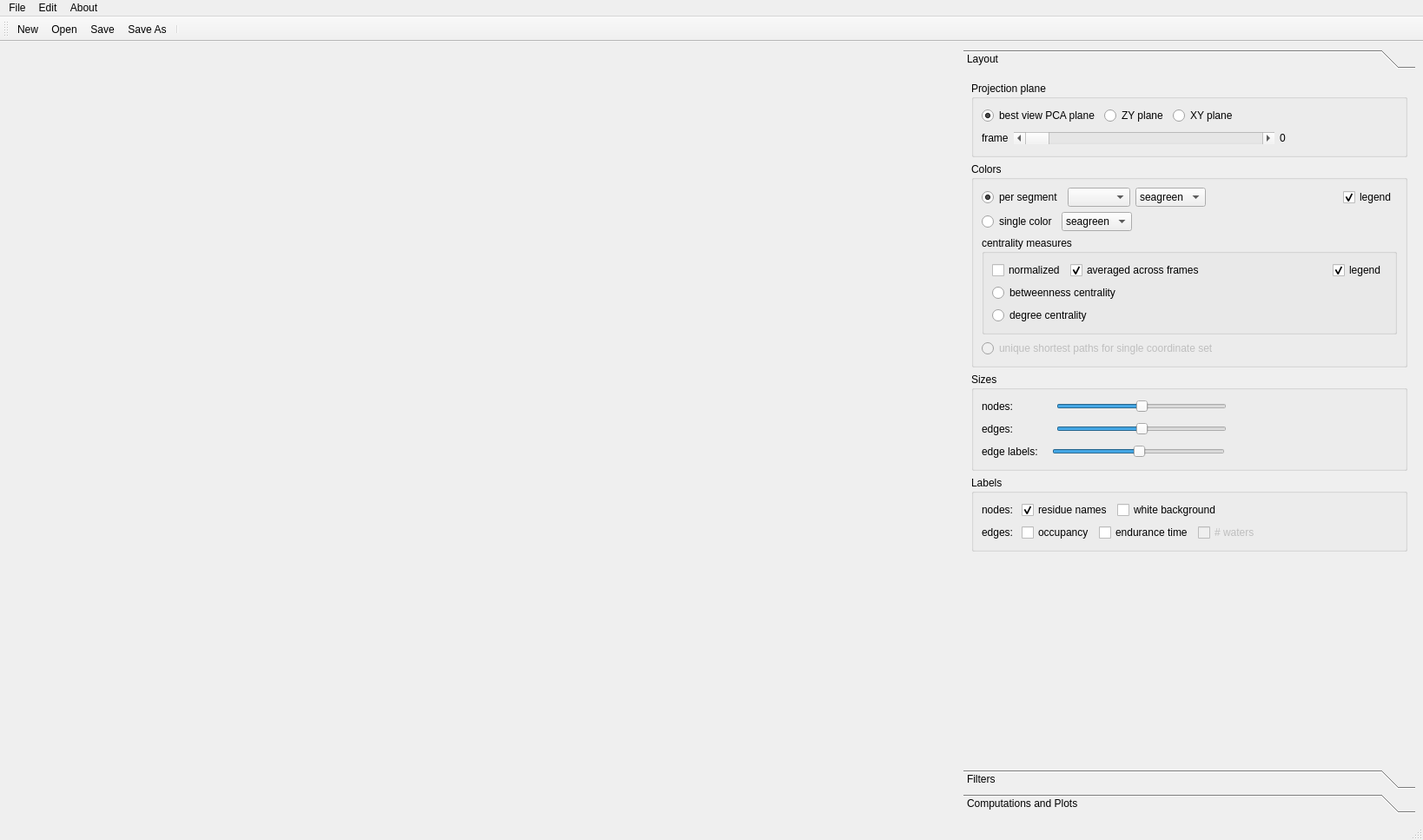
<?xml version="1.0" encoding="UTF-8"?>
<ui version="4.0">
 <class>MainWindow</class>
 <widget class="QMainWindow" name="MainWindow">
  <property name="geometry">
   <rect>
    <x>0</x>
    <y>0</y>
    <width>1638</width>
    <height>967</height>
   </rect>
  </property>
  <property name="windowTitle">
   <string>Bridge</string>
  </property>
  <property name="windowIcon">
   <iconset resource="icons.qrc">
    <normaloff>:/icons/bridge.svg</normaloff>:/icons/bridge.svg</iconset>
  </property>
  <widget class="QWidget" name="centralwidget">
   <layout class="QHBoxLayout" name="horizontalLayout_5">
    <item>
     <layout class="QVBoxLayout" name="layout_interactive">
      <item>
       <spacer name="horizontalSpacer_12">
        <property name="orientation">
         <enum>Qt::Horizontal</enum>
        </property>
        <property name="sizeHint" stdset="0">
         <size>
          <width>40</width>
          <height>20</height>
         </size>
        </property>
       </spacer>
      </item>
     </layout>
    </item>
    <item>
     <widget class="QToolBox" name="toolBox">
      <property name="sizePolicy">
       <sizepolicy hsizetype="Fixed" vsizetype="Preferred">
        <horstretch>0</horstretch>
        <verstretch>0</verstretch>
       </sizepolicy>
      </property>
      <property name="minimumSize">
       <size>
        <width>520</width>
        <height>0</height>
       </size>
      </property>
      <property name="maximumSize">
       <size>
        <width>520</width>
        <height>16777215</height>
       </size>
      </property>
      <widget class="QWidget" name="toolBoxPage_layout">
       <property name="geometry">
        <rect>
         <x>0</x>
         <y>0</y>
         <width>520</width>
         <height>773</height>
        </rect>
       </property>
       <attribute name="label">
        <string>Layout</string>
       </attribute>
       <layout class="QVBoxLayout" name="verticalLayout_3">
        <item>
         <widget class="QGroupBox" name="groupBox_3">
          <property name="title">
           <string>Projection plane</string>
          </property>
          <layout class="QVBoxLayout" name="verticalLayout_5">
           <item>
            <layout class="QHBoxLayout" name="horizontalLayout_12">
             <item>
              <widget class="QRadioButton" name="radioButton_rotation_pca">
               <property name="text">
                <string>best view PCA plane</string>
               </property>
               <property name="checked">
                <bool>true</bool>
               </property>
              </widget>
             </item>
             <item>
              <widget class="QRadioButton" name="radioButton_rotation_zy">
               <property name="text">
                <string>ZY plane</string>
               </property>
              </widget>
             </item>
             <item>
              <widget class="QRadioButton" name="radioButton_rotation_xy">
               <property name="text">
                <string>XY plane</string>
               </property>
              </widget>
             </item>
             <item>
              <spacer name="horizontalSpacer_9">
               <property name="orientation">
                <enum>Qt::Horizontal</enum>
               </property>
               <property name="sizeHint" stdset="0">
                <size>
                 <width>40</width>
                 <height>20</height>
                </size>
               </property>
              </spacer>
             </item>
            </layout>
           </item>
           <item>
            <layout class="QHBoxLayout" name="horizontalLayout_15">
             <item>
              <widget class="QLabel" name="label_2">
               <property name="text">
                <string>frame</string>
               </property>
              </widget>
             </item>
             <item>
              <widget class="QScrollBar" name="horizontalSlider_frame">
               <property name="minimumSize">
                <size>
                 <width>300</width>
                 <height>0</height>
                </size>
               </property>
               <property name="orientation">
                <enum>Qt::Horizontal</enum>
               </property>
              </widget>
             </item>
             <item>
              <widget class="QLabel" name="label_frame">
               <property name="text">
                <string>0</string>
               </property>
              </widget>
             </item>
             <item>
              <spacer name="horizontalSpacer_10">
               <property name="orientation">
                <enum>Qt::Horizontal</enum>
               </property>
               <property name="sizeHint" stdset="0">
                <size>
                 <width>40</width>
                 <height>20</height>
                </size>
               </property>
              </spacer>
             </item>
            </layout>
           </item>
          </layout>
         </widget>
        </item>
        <item>
         <widget class="QGroupBox" name="groupBox_colors">
          <property name="title">
           <string>Colors</string>
          </property>
          <layout class="QVBoxLayout" name="verticalLayout">
           <item>
            <layout class="QHBoxLayout" name="horizontalLayout">
             <item>
              <widget class="QRadioButton" name="radioButton_colors">
               <property name="text">
                <string>per segment</string>
               </property>
               <property name="checked">
                <bool>true</bool>
               </property>
              </widget>
             </item>
             <item>
              <widget class="QComboBox" name="comboBox_segnames"/>
             </item>
             <item>
              <widget class="QComboBox" name="comboBox_colors">
               <item>
                <property name="text">
                 <string>seagreen</string>
                </property>
               </item>
               <item>
                <property name="text">
                 <string>red</string>
                </property>
               </item>
               <item>
                <property name="text">
                 <string>blue</string>
                </property>
               </item>
               <item>
                <property name="text">
                 <string>yellow</string>
                </property>
               </item>
               <item>
                <property name="text">
                 <string>grey</string>
                </property>
               </item>
               <item>
                <property name="text">
                 <string>lightblue</string>
                </property>
               </item>
               <item>
                <property name="text">
                 <string>orange</string>
                </property>
               </item>
               <item>
                <property name="text">
                 <string>maroon</string>
                </property>
               </item>
               <item>
                <property name="text">
                 <string>olive</string>
                </property>
               </item>
               <item>
                <property name="text">
                 <string>skyblue</string>
                </property>
               </item>
               <item>
                <property name="text">
                 <string>pink</string>
                </property>
               </item>
               <item>
                <property name="text">
                 <string>silver</string>
                </property>
               </item>
               <item>
                <property name="text">
                 <string>peru</string>
                </property>
               </item>
               <item>
                <property name="text">
                 <string>fuchsia</string>
                </property>
               </item>
               <item>
                <property name="text">
                 <string>lavender</string>
                </property>
               </item>
              </widget>
             </item>
             <item>
              <spacer name="horizontalSpacer_14">
               <property name="orientation">
                <enum>Qt::Horizontal</enum>
               </property>
               <property name="sizeHint" stdset="0">
                <size>
                 <width>40</width>
                 <height>20</height>
                </size>
               </property>
              </spacer>
             </item>
             <item>
              <widget class="QCheckBox" name="checkBox_segnames_legend">
               <property name="text">
                <string>legend</string>
               </property>
               <property name="checked">
                <bool>true</bool>
               </property>
              </widget>
             </item>
            </layout>
           </item>
           <item>
            <layout class="QHBoxLayout" name="horizontalLayout_3">
             <item>
              <widget class="QRadioButton" name="radioButton_color">
               <property name="text">
                <string>single color</string>
               </property>
               <property name="checked">
                <bool>false</bool>
               </property>
              </widget>
             </item>
             <item>
              <widget class="QComboBox" name="comboBox_single_color">
               <item>
                <property name="text">
                 <string>seagreen</string>
                </property>
               </item>
               <item>
                <property name="text">
                 <string>red</string>
                </property>
               </item>
               <item>
                <property name="text">
                 <string>blue</string>
                </property>
               </item>
               <item>
                <property name="text">
                 <string>yellow</string>
                </property>
               </item>
               <item>
                <property name="text">
                 <string>grey</string>
                </property>
               </item>
               <item>
                <property name="text">
                 <string>lightblue</string>
                </property>
               </item>
               <item>
                <property name="text">
                 <string>orange</string>
                </property>
               </item>
               <item>
                <property name="text">
                 <string>maroon</string>
                </property>
               </item>
               <item>
                <property name="text">
                 <string>olive</string>
                </property>
               </item>
               <item>
                <property name="text">
                 <string>skyblue</string>
                </property>
               </item>
               <item>
                <property name="text">
                 <string>pink</string>
                </property>
               </item>
               <item>
                <property name="text">
                 <string>silver</string>
                </property>
               </item>
               <item>
                <property name="text">
                 <string>peru</string>
                </property>
               </item>
               <item>
                <property name="text">
                 <string>fuchsia</string>
                </property>
               </item>
               <item>
                <property name="text">
                 <string>lavender</string>
                </property>
               </item>
              </widget>
             </item>
             <item>
              <spacer name="horizontalSpacer_13">
               <property name="orientation">
                <enum>Qt::Horizontal</enum>
               </property>
               <property name="sizeHint" stdset="0">
                <size>
                 <width>40</width>
                 <height>20</height>
                </size>
               </property>
              </spacer>
             </item>
            </layout>
           </item>
           <item>
            <widget class="QGroupBox" name="groupBox_centralities">
             <property name="title">
              <string>centrality measures</string>
             </property>
             <property name="checkable">
              <bool>false</bool>
             </property>
             <property name="checked">
              <bool>false</bool>
             </property>
             <layout class="QVBoxLayout" name="verticalLayout_8">
              <item>
               <layout class="QHBoxLayout" name="horizontalLayout_9">
                <property name="leftMargin">
                 <number>0</number>
                </property>
                <property name="topMargin">
                 <number>0</number>
                </property>
                <item>
                 <widget class="QCheckBox" name="checkBox_centralities_norm">
                  <property name="text">
                   <string>normalized</string>
                  </property>
                 </widget>
                </item>
                <item>
                 <widget class="QCheckBox" name="checkBox_centralities_avg">
                  <property name="text">
                   <string>averaged across frames</string>
                  </property>
                  <property name="checked">
                   <bool>true</bool>
                  </property>
                 </widget>
                </item>
                <item>
                 <spacer name="horizontalSpacer_18">
                  <property name="orientation">
                   <enum>Qt::Horizontal</enum>
                  </property>
                  <property name="sizeHint" stdset="0">
                   <size>
                    <width>40</width>
                    <height>20</height>
                   </size>
                  </property>
                 </spacer>
                </item>
                <item>
                 <widget class="QCheckBox" name="checkBox_color_legend">
                  <property name="text">
                   <string>legend</string>
                  </property>
                  <property name="checked">
                   <bool>true</bool>
                  </property>
                 </widget>
                </item>
               </layout>
              </item>
              <item>
               <layout class="QHBoxLayout" name="horizontalLayout_6">
                <item>
                 <widget class="QRadioButton" name="radioButton_betweenness">
                  <property name="enabled">
                   <bool>true</bool>
                  </property>
                  <property name="text">
                   <string>betweenness centrality</string>
                  </property>
                 </widget>
                </item>
                <item>
                 <spacer name="horizontalSpacer_17">
                  <property name="orientation">
                   <enum>Qt::Horizontal</enum>
                  </property>
                  <property name="sizeHint" stdset="0">
                   <size>
                    <width>40</width>
                    <height>20</height>
                   </size>
                  </property>
                 </spacer>
                </item>
               </layout>
              </item>
              <item>
               <layout class="QHBoxLayout" name="horizontalLayout_2">
                <property name="topMargin">
                 <number>0</number>
                </property>
                <item>
                 <widget class="QRadioButton" name="radioButton_degree">
                  <property name="enabled">
                   <bool>true</bool>
                  </property>
                  <property name="text">
                   <string>degree centrality</string>
                  </property>
                 </widget>
                </item>
               </layout>
              </item>
             </layout>
            </widget>
           </item>
           <item>
            <layout class="QHBoxLayout" name="horizontalLayout_17">
             <property name="topMargin">
              <number>0</number>
             </property>
             <item>
              <widget class="QRadioButton" name="radioButton_unique_shortest">
               <property name="enabled">
                <bool>false</bool>
               </property>
               <property name="text">
                <string>unique shortest paths for single coordinate set</string>
               </property>
              </widget>
             </item>
            </layout>
           </item>
          </layout>
         </widget>
        </item>
        <item>
         <widget class="QGroupBox" name="groupBox">
          <property name="title">
           <string>Sizes</string>
          </property>
          <layout class="QVBoxLayout" name="verticalLayout_7">
           <item>
            <layout class="QHBoxLayout" name="horizontalLayout_10">
             <item>
              <widget class="QLabel" name="label_3">
               <property name="text">
                <string>nodes:             </string>
               </property>
              </widget>
             </item>
             <item>
              <widget class="QSlider" name="horizontalSlider_nodes">
               <property name="sliderPosition">
                <number>50</number>
               </property>
               <property name="orientation">
                <enum>Qt::Horizontal</enum>
               </property>
              </widget>
             </item>
             <item>
              <spacer name="horizontalSpacer_19">
               <property name="orientation">
                <enum>Qt::Horizontal</enum>
               </property>
               <property name="sizeHint" stdset="0">
                <size>
                 <width>40</width>
                 <height>20</height>
                </size>
               </property>
              </spacer>
             </item>
            </layout>
           </item>
           <item>
            <layout class="QHBoxLayout" name="horizontalLayout_13">
             <property name="topMargin">
              <number>0</number>
             </property>
             <item>
              <widget class="QLabel" name="label_6">
               <property name="text">
                <string>edges:             </string>
               </property>
              </widget>
             </item>
             <item>
              <widget class="QSlider" name="horizontalSlider_edges">
               <property name="value">
                <number>50</number>
               </property>
               <property name="orientation">
                <enum>Qt::Horizontal</enum>
               </property>
              </widget>
             </item>
             <item>
              <spacer name="horizontalSpacer_3">
               <property name="orientation">
                <enum>Qt::Horizontal</enum>
               </property>
               <property name="sizeHint" stdset="0">
                <size>
                 <width>40</width>
                 <height>20</height>
                </size>
               </property>
              </spacer>
             </item>
            </layout>
           </item>
           <item>
            <layout class="QHBoxLayout" name="horizontalLayout_14">
             <property name="topMargin">
              <number>0</number>
             </property>
             <item>
              <widget class="QLabel" name="label_7">
               <property name="text">
                <string>edge labels:   </string>
               </property>
              </widget>
             </item>
             <item>
              <widget class="QSlider" name="horizontalSlider_labels">
               <property name="value">
                <number>50</number>
               </property>
               <property name="orientation">
                <enum>Qt::Horizontal</enum>
               </property>
              </widget>
             </item>
             <item>
              <spacer name="horizontalSpacer_11">
               <property name="orientation">
                <enum>Qt::Horizontal</enum>
               </property>
               <property name="sizeHint" stdset="0">
                <size>
                 <width>40</width>
                 <height>20</height>
                </size>
               </property>
              </spacer>
             </item>
            </layout>
           </item>
          </layout>
         </widget>
        </item>
        <item>
         <widget class="QGroupBox" name="groupBox_2">
          <property name="title">
           <string>Labels</string>
          </property>
          <layout class="QVBoxLayout" name="verticalLayout_2">
           <item>
            <layout class="QHBoxLayout" name="horizontalLayout_7">
             <item>
              <widget class="QLabel" name="label_4">
               <property name="text">
                <string>nodes: </string>
               </property>
              </widget>
             </item>
             <item>
              <widget class="QCheckBox" name="checkBox_bonds_graph_labels">
               <property name="toolTip">
                <string>&lt;html&gt;&lt;head/&gt;&lt;body&gt;&lt;p align=&quot;justify&quot;&gt;Toggle the use of residue names and numbers as labels.&lt;/p&gt;&lt;/body&gt;&lt;/html&gt;</string>
               </property>
               <property name="text">
                <string>residue names</string>
               </property>
               <property name="checked">
                <bool>true</bool>
               </property>
              </widget>
             </item>
             <item>
              <widget class="QCheckBox" name="checkBox_white">
               <property name="text">
                <string>white background</string>
               </property>
              </widget>
             </item>
             <item>
              <spacer name="horizontalSpacer_15">
               <property name="orientation">
                <enum>Qt::Horizontal</enum>
               </property>
               <property name="sizeHint" stdset="0">
                <size>
                 <width>461</width>
                 <height>17</height>
                </size>
               </property>
              </spacer>
             </item>
            </layout>
           </item>
           <item>
            <layout class="QHBoxLayout" name="horizontalLayout_8">
             <item>
              <widget class="QLabel" name="label_5">
               <property name="text">
                <string>edges: </string>
               </property>
              </widget>
             </item>
             <item>
              <widget class="QCheckBox" name="checkBox_bonds_occupancy">
               <property name="toolTip">
                <string>&lt;html&gt;&lt;head/&gt;&lt;body&gt;&lt;p align=&quot;justify&quot;&gt;Toggle the use of H bond occupancies as edge labels in the 2D visualization.&lt;/p&gt;&lt;/body&gt;&lt;/html&gt;</string>
               </property>
               <property name="text">
                <string>occupancy</string>
               </property>
              </widget>
             </item>
             <item>
              <widget class="QCheckBox" name="checkBox_bonds_endurance">
               <property name="text">
                <string>endurance time</string>
               </property>
              </widget>
             </item>
             <item>
              <widget class="QCheckBox" name="checkBox_nb_water">
               <property name="enabled">
                <bool>false</bool>
               </property>
               <property name="text">
                <string># waters</string>
               </property>
              </widget>
             </item>
             <item>
              <spacer name="horizontalSpacer">
               <property name="orientation">
                <enum>Qt::Horizontal</enum>
               </property>
               <property name="sizeHint" stdset="0">
                <size>
                 <width>52</width>
                 <height>20</height>
                </size>
               </property>
              </spacer>
             </item>
            </layout>
           </item>
          </layout>
         </widget>
        </item>
        <item>
         <spacer name="verticalSpacer">
          <property name="orientation">
           <enum>Qt::Vertical</enum>
          </property>
          <property name="sizeHint" stdset="0">
           <size>
            <width>20</width>
            <height>40</height>
           </size>
          </property>
         </spacer>
        </item>
       </layout>
      </widget>
      <widget class="QWidget" name="toolBoxPage_filters">
       <property name="geometry">
        <rect>
         <x>0</x>
         <y>0</y>
         <width>458</width>
         <height>636</height>
        </rect>
       </property>
       <attribute name="label">
        <string>Filters</string>
       </attribute>
       <layout class="QVBoxLayout" name="verticalLayout_4">
        <item>
         <spacer name="verticalSpacer_6">
          <property name="orientation">
           <enum>Qt::Vertical</enum>
          </property>
          <property name="sizeType">
           <enum>QSizePolicy::Fixed</enum>
          </property>
          <property name="sizeHint" stdset="0">
           <size>
            <width>20</width>
            <height>20</height>
           </size>
          </property>
         </spacer>
        </item>
        <item>
         <layout class="QHBoxLayout" name="horizontalLayout_4">
          <item>
           <widget class="QLabel" name="label_current_filter">
            <property name="text">
             <string>current filter: none</string>
            </property>
           </widget>
          </item>
          <item>
           <spacer name="horizontalSpacer_4">
            <property name="orientation">
             <enum>Qt::Horizontal</enum>
            </property>
            <property name="sizeHint" stdset="0">
             <size>
              <width>40</width>
              <height>20</height>
             </size>
            </property>
           </spacer>
          </item>
          <item>
           <widget class="QPushButton" name="pushButton_remove_filter">
            <property name="text">
             <string>Remove</string>
            </property>
           </widget>
          </item>
          <item>
           <widget class="QPushButton" name="pushButton_apply_filter">
            <property name="text">
             <string>Apply</string>
            </property>
           </widget>
          </item>
         </layout>
        </item>
        <item>
         <spacer name="verticalSpacer_5">
          <property name="orientation">
           <enum>Qt::Vertical</enum>
          </property>
          <property name="sizeType">
           <enum>QSizePolicy::Fixed</enum>
          </property>
          <property name="sizeHint" stdset="0">
           <size>
            <width>20</width>
            <height>20</height>
           </size>
          </property>
         </spacer>
        </item>
        <item>
         <widget class="QGroupBox" name="groupBox_occupancy">
          <property name="title">
           <string>Occupancy</string>
          </property>
          <property name="checkable">
           <bool>true</bool>
          </property>
          <property name="checked">
           <bool>false</bool>
          </property>
          <layout class="QHBoxLayout" name="horizontalLayout_18">
           <item>
            <widget class="QLabel" name="label_45">
             <property name="text">
              <string>minimum value</string>
             </property>
            </widget>
           </item>
           <item>
            <widget class="QLineEdit" name="line_bonds_occupancy">
             <property name="minimumSize">
              <size>
               <width>50</width>
               <height>0</height>
              </size>
             </property>
             <property name="maximumSize">
              <size>
               <width>50</width>
               <height>16777215</height>
              </size>
             </property>
             <property name="toolTip">
              <string>&lt;html&gt;&lt;head/&gt;&lt;body&gt;&lt;p align=&quot;justify&quot;&gt;Filter for water wires with an occupancy greater than the minimum value.&lt;/p&gt;&lt;/body&gt;&lt;/html&gt;</string>
             </property>
             <property name="text">
              <string/>
             </property>
            </widget>
           </item>
           <item>
            <spacer name="horizontalSpacer_32">
             <property name="orientation">
              <enum>Qt::Horizontal</enum>
             </property>
             <property name="sizeHint" stdset="0">
              <size>
               <width>40</width>
               <height>20</height>
              </size>
             </property>
            </spacer>
           </item>
          </layout>
         </widget>
        </item>
        <item>
         <widget class="QGroupBox" name="groupBox_connected">
          <property name="title">
           <string>Connected Component Analysis</string>
          </property>
          <property name="checkable">
           <bool>true</bool>
          </property>
          <property name="checked">
           <bool>false</bool>
          </property>
          <layout class="QGridLayout" name="gridLayout_30">
           <item row="0" column="0">
            <widget class="QLabel" name="label_48">
             <property name="text">
              <string>root    </string>
             </property>
            </widget>
           </item>
           <item row="0" column="2">
            <spacer name="horizontalSpacer_5">
             <property name="orientation">
              <enum>Qt::Horizontal</enum>
             </property>
             <property name="sizeHint" stdset="0">
              <size>
               <width>40</width>
               <height>20</height>
              </size>
             </property>
            </spacer>
           </item>
           <item row="0" column="1">
            <widget class="QLineEdit" name="line_bonds_connected_root">
             <property name="minimumSize">
              <size>
               <width>180</width>
               <height>0</height>
              </size>
             </property>
             <property name="maximumSize">
              <size>
               <width>180</width>
               <height>16777215</height>
              </size>
             </property>
             <property name="toolTip">
              <string>&lt;html&gt;&lt;head/&gt;&lt;body&gt;&lt;p align=&quot;justify&quot;&gt;Filter the graph of water wires for all nodes that can be reached from a root node.&lt;/p&gt;&lt;/body&gt;&lt;/html&gt;</string>
             </property>
             <property name="placeholderText">
              <string>(pick node)</string>
             </property>
            </widget>
           </item>
          </layout>
         </widget>
        </item>
        <item>
         <widget class="QGroupBox" name="groupBox_shortest_paths">
          <property name="title">
           <string>All Shortest Paths</string>
          </property>
          <property name="checkable">
           <bool>true</bool>
          </property>
          <property name="checked">
           <bool>false</bool>
          </property>
          <layout class="QGridLayout" name="gridLayout_27">
           <item row="1" column="2">
            <widget class="QLineEdit" name="line_bonds_path_goal">
             <property name="minimumSize">
              <size>
               <width>180</width>
               <height>0</height>
              </size>
             </property>
             <property name="maximumSize">
              <size>
               <width>180</width>
               <height>16777215</height>
              </size>
             </property>
             <property name="toolTip">
              <string>&lt;html&gt;&lt;head/&gt;&lt;body&gt;&lt;p align=&quot;justify&quot;&gt;Filter the water wire graph for all shortest paths between a root node and a target node.&lt;/p&gt;&lt;/body&gt;&lt;/html&gt;</string>
             </property>
             <property name="placeholderText">
              <string>(pick node)</string>
             </property>
            </widget>
           </item>
           <item row="1" column="1">
            <widget class="QLabel" name="label_46">
             <property name="text">
              <string>target</string>
             </property>
            </widget>
           </item>
           <item row="0" column="2">
            <widget class="QLineEdit" name="line_bonds_path_root">
             <property name="minimumSize">
              <size>
               <width>180</width>
               <height>0</height>
              </size>
             </property>
             <property name="maximumSize">
              <size>
               <width>180</width>
               <height>16777215</height>
              </size>
             </property>
             <property name="toolTip">
              <string>&lt;html&gt;&lt;head/&gt;&lt;body&gt;&lt;p align=&quot;justify&quot;&gt;Filter the water wire graph for all shortest paths between a root node and a target node.&lt;/p&gt;&lt;/body&gt;&lt;/html&gt;</string>
             </property>
             <property name="text">
              <string/>
             </property>
             <property name="placeholderText">
              <string>(pick node)</string>
             </property>
            </widget>
           </item>
           <item row="0" column="1">
            <widget class="QLabel" name="label_47">
             <property name="text">
              <string>root</string>
             </property>
            </widget>
           </item>
           <item row="0" column="3">
            <spacer name="horizontalSpacer_6">
             <property name="orientation">
              <enum>Qt::Horizontal</enum>
             </property>
             <property name="sizeHint" stdset="0">
              <size>
               <width>40</width>
               <height>20</height>
              </size>
             </property>
            </spacer>
           </item>
          </layout>
         </widget>
        </item>
        <item>
         <widget class="QGroupBox" name="groupBox_specific_path">
          <property name="title">
           <string>Specific Path</string>
          </property>
          <property name="checkable">
           <bool>true</bool>
          </property>
          <property name="checked">
           <bool>false</bool>
          </property>
          <layout class="QGridLayout" name="gridLayout_29">
           <item row="0" column="1">
            <spacer name="horizontalSpacer_7">
             <property name="orientation">
              <enum>Qt::Horizontal</enum>
             </property>
             <property name="sizeHint" stdset="0">
              <size>
               <width>40</width>
               <height>20</height>
              </size>
             </property>
            </spacer>
           </item>
           <item row="0" column="0">
            <widget class="QLineEdit" name="lineEdit_specific_path">
             <property name="minimumSize">
              <size>
               <width>400</width>
               <height>0</height>
              </size>
             </property>
             <property name="placeholderText">
              <string>(pick nodes)</string>
             </property>
            </widget>
           </item>
          </layout>
         </widget>
        </item>
        <item>
         <widget class="QGroupBox" name="groupBox_between_segments">
          <property name="title">
           <string>Within Section or Between Sections</string>
          </property>
          <property name="checkable">
           <bool>true</bool>
          </property>
          <property name="checked">
           <bool>false</bool>
          </property>
          <layout class="QGridLayout" name="gridLayout_9">
           <item row="1" column="0">
            <widget class="QGroupBox" name="groupBox_10">
             <property name="title">
              <string>section 1</string>
             </property>
             <layout class="QGridLayout" name="gridLayout_13">
              <item row="2" column="0" colspan="2">
               <widget class="QLineEdit" name="line_bonds_filter_resida">
                <property name="placeholderText">
                 <string>ids, e.g. 20-40, 55, 60-70</string>
                </property>
               </widget>
              </item>
              <item row="1" column="0">
               <widget class="QComboBox" name="comboBox_filter_segna">
                <property name="currentText">
                 <string/>
                </property>
                <property name="currentIndex">
                 <number>-1</number>
                </property>
               </widget>
              </item>
              <item row="1" column="1">
               <widget class="QComboBox" name="comboBox_filter_resna"/>
              </item>
              <item row="0" column="0">
               <widget class="QLabel" name="label_8">
                <property name="text">
                 <string>segname</string>
                </property>
               </widget>
              </item>
              <item row="0" column="1">
               <widget class="QLabel" name="label_9">
                <property name="text">
                 <string>resname</string>
                </property>
               </widget>
              </item>
             </layout>
            </widget>
           </item>
           <item row="1" column="2">
            <spacer name="horizontalSpacer_8">
             <property name="orientation">
              <enum>Qt::Horizontal</enum>
             </property>
             <property name="sizeHint" stdset="0">
              <size>
               <width>40</width>
               <height>20</height>
              </size>
             </property>
            </spacer>
           </item>
           <item row="1" column="1">
            <widget class="QGroupBox" name="groupBox_11">
             <property name="title">
              <string>section 2</string>
             </property>
             <layout class="QGridLayout" name="gridLayout_14">
              <item row="2" column="0" colspan="2">
               <widget class="QLineEdit" name="line_bonds_filter_residb">
                <property name="text">
                 <string/>
                </property>
                <property name="placeholderText">
                 <string>ids, e.g. 20-40, 55, 60-70</string>
                </property>
               </widget>
              </item>
              <item row="1" column="1">
               <widget class="QComboBox" name="comboBox_filter_resnb"/>
              </item>
              <item row="1" column="0">
               <widget class="QComboBox" name="comboBox_filter_segnb"/>
              </item>
              <item row="0" column="0">
               <widget class="QLabel" name="label_10">
                <property name="text">
                 <string>segname</string>
                </property>
               </widget>
              </item>
              <item row="0" column="1">
               <widget class="QLabel" name="label_11">
                <property name="text">
                 <string>resname</string>
                </property>
               </widget>
              </item>
             </layout>
            </widget>
           </item>
          </layout>
         </widget>
        </item>
        <item>
         <widget class="QCheckBox" name="checkBox_selected_nodes">
          <property name="text">
           <string>Selected Nodes</string>
          </property>
         </widget>
        </item>
        <item>
         <spacer name="verticalSpacer_2">
          <property name="orientation">
           <enum>Qt::Vertical</enum>
          </property>
          <property name="sizeHint" stdset="0">
           <size>
            <width>20</width>
            <height>40</height>
           </size>
          </property>
         </spacer>
        </item>
       </layout>
      </widget>
      <widget class="QWidget" name="toolBoxPage_computations">
       <property name="geometry">
        <rect>
         <x>0</x>
         <y>0</y>
         <width>210</width>
         <height>85</height>
        </rect>
       </property>
       <attribute name="label">
        <string>Computations and Plots</string>
       </attribute>
       <layout class="QVBoxLayout" name="verticalLayout_6">
        <item>
         <layout class="QHBoxLayout" name="horizontalLayout_11">
          <item>
           <widget class="QLabel" name="label">
            <property name="text">
             <string>Select plugin:</string>
            </property>
           </widget>
          </item>
          <item>
           <widget class="QComboBox" name="comboBox_plugins"/>
          </item>
          <item>
           <spacer name="horizontalSpacer_2">
            <property name="orientation">
             <enum>Qt::Horizontal</enum>
            </property>
            <property name="sizeHint" stdset="0">
             <size>
              <width>40</width>
              <height>20</height>
             </size>
            </property>
           </spacer>
          </item>
         </layout>
        </item>
        <item>
         <spacer name="verticalSpacer_4">
          <property name="orientation">
           <enum>Qt::Vertical</enum>
          </property>
          <property name="sizeType">
           <enum>QSizePolicy::Fixed</enum>
          </property>
          <property name="sizeHint" stdset="0">
           <size>
            <width>20</width>
            <height>20</height>
           </size>
          </property>
         </spacer>
        </item>
        <item>
         <layout class="QVBoxLayout" name="verticalLayout_plugin"/>
        </item>
        <item>
         <spacer name="verticalSpacer_3">
          <property name="orientation">
           <enum>Qt::Vertical</enum>
          </property>
          <property name="sizeHint" stdset="0">
           <size>
            <width>20</width>
            <height>40</height>
           </size>
          </property>
         </spacer>
        </item>
       </layout>
      </widget>
     </widget>
    </item>
   </layout>
  </widget>
  <widget class="QMenuBar" name="menubar">
   <property name="geometry">
    <rect>
     <x>0</x>
     <y>0</y>
     <width>1638</width>
     <height>22</height>
    </rect>
   </property>
   <widget class="QMenu" name="menuEdit">
    <property name="title">
     <string>Edit</string>
    </property>
    <addaction name="actionEditParameter"/>
    <addaction name="actionDefaultAtomNames"/>
    <addaction name="separator"/>
    <addaction name="actionAddComputationPlugin"/>
   </widget>
   <widget class="QMenu" name="menuHelp">
    <property name="title">
     <string>About</string>
    </property>
    <addaction name="actionAbout"/>
    <addaction name="actionShowAtoms"/>
   </widget>
   <widget class="QMenu" name="menuFile">
    <property name="title">
     <string>File</string>
    </property>
    <addaction name="actionNew"/>
    <addaction name="actionOpen"/>
    <addaction name="separator"/>
    <addaction name="actionSave"/>
    <addaction name="actionSaveAs"/>
    <addaction name="separator"/>
    <addaction name="actionExport_Analysis_Summary"/>
    <addaction name="separator"/>
    <addaction name="actionQuit"/>
   </widget>
   <addaction name="menuFile"/>
   <addaction name="menuEdit"/>
   <addaction name="menuHelp"/>
  </widget>
  <widget class="QStatusBar" name="statusbar"/>
  <widget class="QToolBar" name="toolBar">
   <property name="windowTitle">
    <string>toolBar</string>
   </property>
   <attribute name="toolBarArea">
    <enum>TopToolBarArea</enum>
   </attribute>
   <attribute name="toolBarBreak">
    <bool>false</bool>
   </attribute>
   <addaction name="actionNew"/>
   <addaction name="actionOpen"/>
   <addaction name="actionSave"/>
   <addaction name="actionSaveAs"/>
   <addaction name="separator"/>
  </widget>
  <action name="actionNew">
   <property name="icon">
    <iconset resource="icons.qrc">
     <normaloff>:/icons/new.svg</normaloff>:/icons/new.svg</iconset>
   </property>
   <property name="text">
    <string>New...</string>
   </property>
  </action>
  <action name="actionOpen">
   <property name="icon">
    <iconset resource="icons.qrc">
     <normaloff>:/icons/open.svg</normaloff>:/icons/open.svg</iconset>
   </property>
   <property name="text">
    <string>Open...</string>
   </property>
  </action>
  <action name="actionSave">
   <property name="icon">
    <iconset resource="icons.qrc">
     <normaloff>:/icons/save.svg</normaloff>:/icons/save.svg</iconset>
   </property>
   <property name="text">
    <string>Save</string>
   </property>
  </action>
  <action name="actionSaveAs">
   <property name="icon">
    <iconset resource="icons.qrc">
     <normaloff>:/icons/save-as.svg</normaloff>:/icons/save-as.svg</iconset>
   </property>
   <property name="text">
    <string>Save As...</string>
   </property>
  </action>
  <action name="actionEditParameter">
   <property name="text">
    <string>Analysis parameter</string>
   </property>
  </action>
  <action name="actionLoadSecond">
   <property name="icon">
    <iconset resource="icons.qrc">
     <normaloff>:/icons/compare.svg</normaloff>:/icons/compare.svg</iconset>
   </property>
   <property name="text">
    <string>Load second analysis</string>
   </property>
  </action>
  <action name="actionDocumentation">
   <property name="text">
    <string>Documentation</string>
   </property>
  </action>
  <action name="actionAbout">
   <property name="text">
    <string>Bridge on github</string>
   </property>
  </action>
  <action name="actionToolbar">
   <property name="checkable">
    <bool>true</bool>
   </property>
   <property name="text">
    <string>Toolbar</string>
   </property>
  </action>
  <action name="actionQuit">
   <property name="text">
    <string>Quit</string>
   </property>
  </action>
  <action name="actionAddComputationPlugin">
   <property name="text">
    <string>Add computation plugin</string>
   </property>
  </action>
  <action name="actionDefaultAtomNames">
   <property name="text">
    <string>Default atom names</string>
   </property>
  </action>
  <action name="actionShowAtoms">
   <property name="text">
    <string>Current parameters</string>
   </property>
  </action>
  <action name="actionExport_Analysis_Summary">
   <property name="text">
    <string>Export Analysis Summary</string>
   </property>
  </action>
 </widget>
 <resources>
  <include location="icons.qrc"/>
 </resources>
 <connections/>
</ui>
